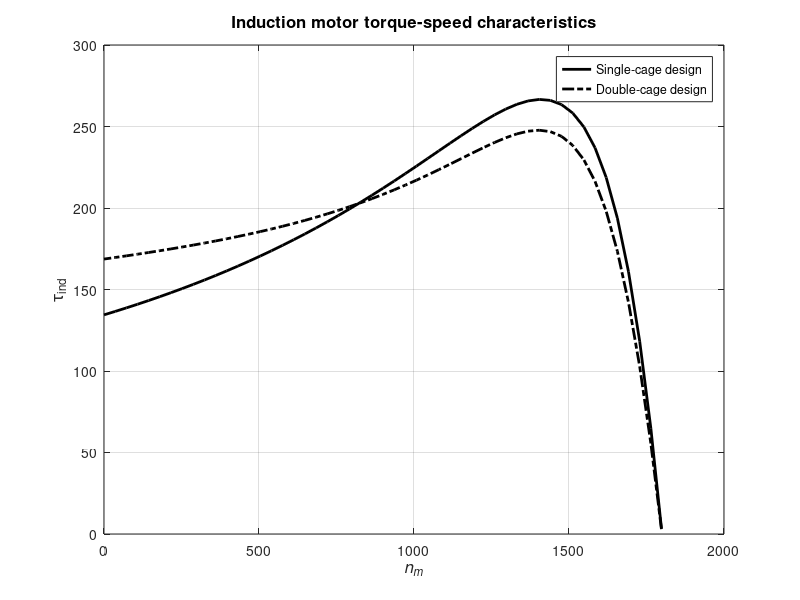

MATLAB code to generate this figure:
% M-file: torque_speed_2.m
% M-file create and plot of the torque-speed curve of an 
%   induction motor with a double-cage rotor design. 

% First, initialize the values needed in this program.
r1 = 0.641;                 % Stator resistance
x1 = 0.750;                 % Stator reactance
r2 = 0.300;                 % Rotor resistance for single-
                            %   cage motor
r2i = 0.400;                % Rotor resistance for inner 
                            %   cage of double-cage motor
r2o = 3.200;                % Rotor resistance for outer 
                            %   cage of double-cage motor
x2 = 0.500;                 % Rotor reactance for single-
                            %   cage motor
x2i = 3.300;                % Rotor reactance for inner 
                            %   cage of double-cage motor
x2o = 0.500;                % Rotor reactance for outer 
                            %   cage of double-cage motor
xm = 26.3;                  % Magnetization branch reactance
v_phase = 460 / sqrt(3);    % Phase voltage
n_sync = 1800;              % Synchronous speed (r/min)
w_sync = 188.5;             % Synchronous speed (rad/s)

% Calculate the Thevenin voltage and impedance from Equations
% 7-41a and 7-43.
v_th = v_phase * ( xm / sqrt(r1^2 + (x1 + xm)^2) );
z_th = ((j*xm) * (r1 + j*x1)) / (r1 + j*(x1 + xm));
r_th = real(z_th);
x_th = imag(z_th);

% Now calculate the motor speed for many slips between
% 0 and 1.  Note that the first slip value is set to
% 0.001 instead of exactly 0 to avoid divide-by-zero
% problems.
s = (0:1:50) / 50;           % Slip
s(1) = 0.001;                % Aviod division-by-zero
nm = (1 - s) * n_sync;       % Mechanical speed

% Calculate torque for the single-cage rotor. 
for ii = 1:51
   t_ind1(ii) = (3 * v_th^2 * r2 / s(ii)) / ...
            (w_sync * ((r_th + r2/s(ii))^2 + (x_th + x2)^2) );
end

% Calculate resistance and reactance of the double-cage 
% rotor at this slip, and then use those values to 
% calculate the induced torque.  
for ii = 1:51
   y_r = 1/(r2i + j*s(ii)*x2i) + 1/(r2o + j*s(ii)*x2o);
   z_r = 1/y_r;            % Effective rotor impedance
   r2eff = real(z_r);      % Effective rotor resistance
   x2eff = imag(z_r);      % Effective rotor reactance

   % Calculate induced torque for double-cage rotor.
   t_ind2(ii) = (3 * v_th^2 * r2eff / s(ii)) / ...
            (w_sync * ((r_th + r2eff/s(ii))^2 + (x_th + x2eff)^2) );
end

% Plot the torque-speed curves
plot(nm,t_ind1,'Color','k','LineWidth',2.0);
hold on;
plot(nm,t_ind2,'Color','k','LineWidth',2.0,'LineStyle','-.');
xlabel('\itn_{m}','FontSize',12);
ylabel('\tau_{ind}','FontSize',12);
title ('Induction motor torque-speed characteristics','FontSize',12);
legend ('Single-cage design','Double-cage design');
grid on;
hold off;